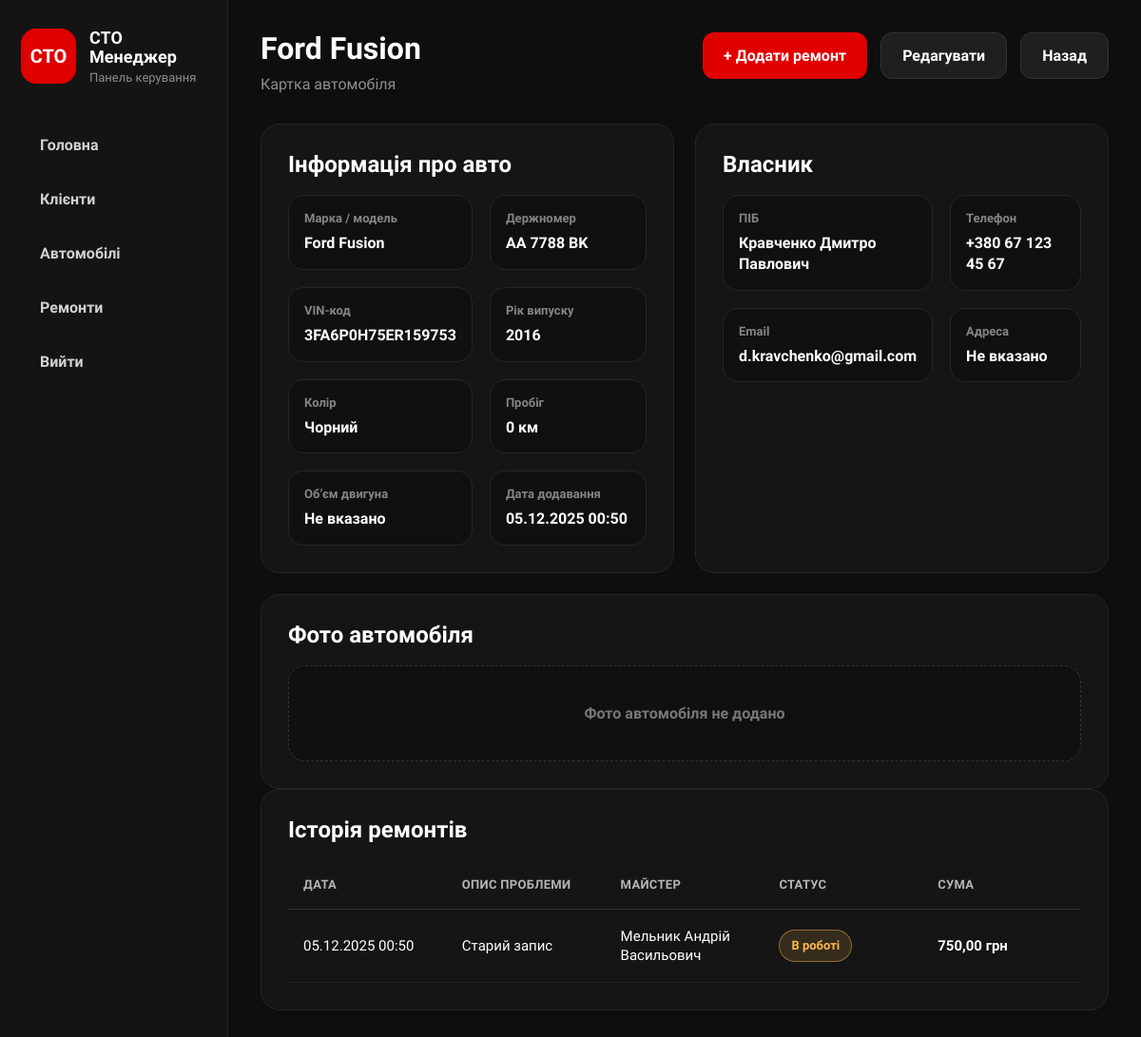
The page /cars/8/ on the database as committed earlier.
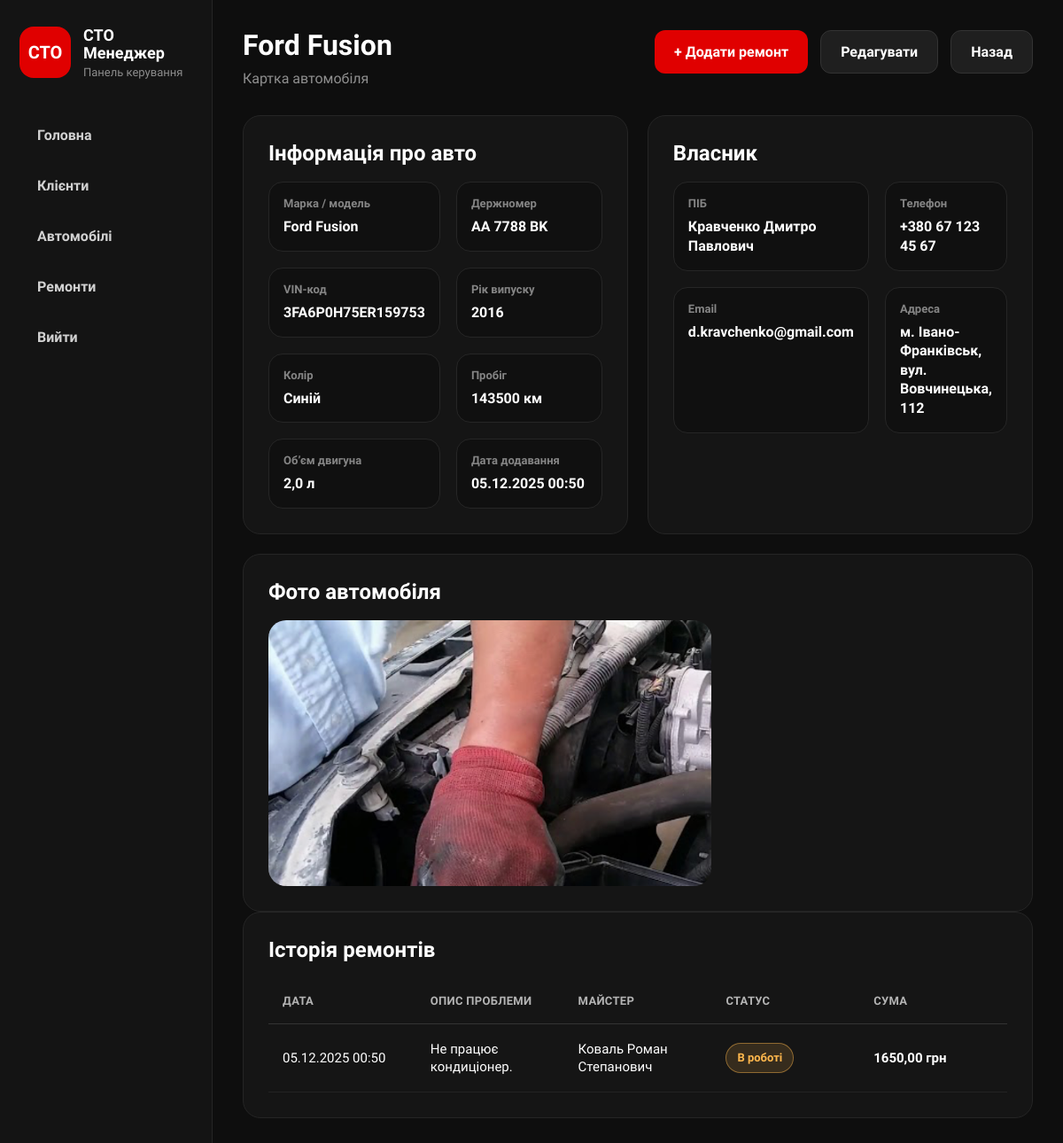
The same page on the database as committed later.
### cars/models.py (models this page shows, shortened)
class Car(models.Model):
    class Transmission(models.TextChoices):
        MANUAL = 'manual', 'Механічна'
        AUTOMATIC = 'automatic', 'Автоматична'
        ROBOT = 'robot', 'Роботизована'
        VARIATOR = 'variator', 'Варіатор'
    class FuelType(models.TextChoices):
        PETROL = 'petrol', 'Бензин'
        DIESEL = 'diesel', 'Дизель'
        ELECTRIC = 'electric', 'Електро'
        HYBRID = 'hybrid', 'Гібрид'
        GAS = 'gas', 'Газ'
    owner = models.ForeignKey(
        Client,
        on_delete=models.CASCADE,
        related_name='cars',
        verbose_name="Власник",
        null=True,
        blank=True
    )
    make = models.CharField(
        max_length=100,
        verbose_name="Марка"
    )
    model_name = models.CharField(
        max_length=100,
        verbose_name="Модель"
    )
    license_plate = models.CharField(
        max_length=20,
        blank=True,
        verbose_name="Держномер"
    )
    vin = models.CharField(
        max_length=17,
        unique=True,
        verbose_name="VIN-код",
        validators=[MinLengthValidator(17)]
    )
    owner_name = models.CharField(
        max_length=100,
        verbose_name="ПІБ власника",
        blank=True
    )
    year = models.PositiveIntegerField(
        verbose_name="Рік випуску",
        validators=[
            MinValueValidator(1900),
            MaxValueValidator(datetime.date.today().year + 1)
        ],
        help_text="Використовуйте формат: <YYYY>"
    )
    color = models.CharField(
        max_length=50,
        verbose_name="Колір"
    )
    transmission = models.CharField(
        max_length=20,
        choices=Transmission.choices,
        default=Transmission.AUTOMATIC,
        verbose_name="Коробка передач"
    )
    fuel_type = models.CharField(
        max_length=20,
        choices=FuelType.choices,
        default=FuelType.PETROL,
        verbose_name="Тип пального"
    )
    mileage = models.PositiveIntegerField(
        default=0,
        verbose_name="Пробіг (км)"
    )
    engine_volume = models.DecimalField(
        max_digits=4,
        decimal_places=1,
        blank=True,
        null=True,
        verbose_name="Об'єм двигуна (л)"
    )
    description = models.TextField(
        blank=True,
        verbose_name="Опис"
    )
    main_image = models.ImageField(
        upload_to='cars/%Y/%m/',
        blank=True,
        null=True,
        verbose_name="Фото"
    )
    is_published = models.BooleanField(
        default=True,
        verbose_name="Опубліковано"
    )
    created_at = models.DateTimeField(
        auto_now_add=True,
        verbose_name="Дата додавання"
    )
    updated_at = models.DateTimeField(
        auto_now=True,
        verbose_name="Дата оновлення"
    )
    class Meta:
        verbose_name = "Автомобіль"
        verbose_name_plural = "Автомобілі"
        ordering = ['-created_at']

### clients/models.py (models this page shows, shortened)
class Client(models.Model):
    full_name = models.CharField(max_length=150, verbose_name="ПІБ")
    phone = models.CharField(max_length=20, unique=True, verbose_name="Телефон")
    email = models.EmailField(blank=True, null=True, verbose_name="Email")
    address = models.CharField(max_length=255, blank=True, null=True, verbose_name="Адреса")
    notes = models.TextField(blank=True, null=True, verbose_name="Примітки")
    created_at = models.DateTimeField(auto_now_add=True)
    class Meta:
        verbose_name = "Клієнт"
        verbose_name_plural = "Клієнти"
        ordering = ['full_name']

### repairs/models.py (models this page shows, shortened)
class Repair(models.Model):
    class Status(models.TextChoices):
        NEW = 'new', 'Новий'
        IN_PROGRESS = 'in_progress', 'В роботі'
        AWAITING_PARTS = 'awaiting_parts', 'Очікує запчастини'
        COMPLETED = 'completed', 'Завершено'
        ISSUED = 'issued', 'Видано клієнту'
        CANCELLED = 'cancelled', 'Скасовано'
    car = models.ForeignKey(
        Car,
        on_delete=models.CASCADE,
        related_name='repairs',
        verbose_name="Автомобіль"
    )
    problem_description = models.TextField(
        verbose_name="Опис несправності"
    )
    work_description = models.TextField(
        blank=True,
        verbose_name="Виконані роботи"
    )
    status = models.CharField(
        max_length=20,
        choices=Status.choices,
        default=Status.NEW,
        verbose_name="Статус ремонту"
    )
    master = models.ForeignKey(
        Master,
        on_delete=models.SET_NULL,
        null=True,
        blank=True,
        related_name='repairs',
        verbose_name="Майстер"
    )
    start_date = models.DateTimeField(
        auto_now_add=True,
        verbose_name="Дата прийому"
    )
    planned_end_date = models.DateField(
        null=True,
        blank=True,
        verbose_name="Планова дата завершення"
    )
    end_date = models.DateTimeField(
        null=True,
        blank=True,
        verbose_name="Фактична дата завершення"
    )
    labor_cost = models.DecimalField(
        max_digits=10,
        decimal_places=2,
        default=0,
        validators=[MinValueValidator(0)],
        verbose_name="Вартість робіт"
    )
    parts_cost = models.DecimalField(
        max_digits=10,
        decimal_places=2,
        default=0,
        validators=[MinValueValidator(0)],
        verbose_name="Вартість запчастин"
    )
    notes = models.TextField(
        blank=True,
        verbose_name="Примітки"
    )
    created_at = models.DateTimeField(
        auto_now_add=True,
        verbose_name="Дата створення"
    )
    updated_at = models.DateTimeField(
        auto_now=True,
        verbose_name="Дата оновлення"
    )
    @property
    def total_cost(self):
        return self.labor_cost + self.parts_cost
    class Meta:
        verbose_name = "Ремонтне замовлення"
        verbose_name_plural = "Ремонтні замовлення"
        ordering = ['-created_at']

### masters/models.py (models this page shows, shortened)
class Master(models.Model):
    user = models.OneToOneField(
        User,
        on_delete=models.SET_NULL,
        null=True,
        blank=True,
        related_name='master_profile',
        verbose_name='Користувач'
    )
    full_name = models.CharField(
        max_length=100,
        verbose_name="ПІБ майстра"
    )
    phone = models.CharField(
        max_length=20,
        blank=True,
        verbose_name="Телефон"
    )
    specialization = models.CharField(
        max_length=100,
        blank=True,
        verbose_name="Спеціалізація"
    )
    is_active = models.BooleanField(
        default=True,
        verbose_name="Активний"
    )
    created_at = models.DateTimeField(
        auto_now_add=True,
        verbose_name="Дата додавання"
    )
    class Meta:
        verbose_name = "Майстер"
        verbose_name_plural = "Майстри"
        ordering = ['full_name']

### cars/views.py (the view)
# urls.py: path('<int:car_id>/', views.car_detail_view, name='car_detail'),
def car_detail_view(request, car_id):
    car = get_object_or_404(
        Car.objects.select_related('owner'),
        id=car_id
    )
    repairs = car.repairs.all().order_by('-created_at')
    return render(request, 'cars/car_detail.html', {
        'car': car,
        'repairs': repairs
    })

### cars/templates/cars/car_detail.html
{% extends 'base.html' %}
{% block content %}
<div class="page-header">
    <div>
        <h1>{{ car.make }} {{ car.model_name }}</h1>
        <p>Картка автомобіля</p>
    </div>
    <div class="hero-buttons">
        <a href="{% url 'add_repair_for_car' car.id %}" class="btn-primary">
            + Додати ремонт
        </a>
        <a href="{% url 'edit_car' car.id %}" class="btn-secondary">
            Редагувати
        </a>
        <a href="{% url 'car_list' %}" class="btn-secondary">
            Назад
        </a>
    </div>
</div>
<div class="detail-layout">
    <div class="detail-card">
        <h2>Інформація про авто</h2>
        <div class="detail-grid">
            <div class="detail-item">
                <span>Марка / модель</span>
                <strong>{{ car.make }} {{ car.model_name }}</strong>
            </div>
            <div class="detail-item">
                <span>Держномер</span>
                {% if car.license_plate %}
                    <strong>{{ car.license_plate }}</strong>
                {% else %}
                    <strong>Не вказано</strong>
                {% endif %}
            </div>
            <div class="detail-item">
                <span>VIN-код</span>
                <strong>{{ car.vin }}</strong>
            </div>
            <div class="detail-item">
                <span>Рік випуску</span>
                <strong>{{ car.year }}</strong>
            </div>
            <div class="detail-item">
                <span>Колір</span>
                <strong>{{ car.color }}</strong>
            </div>
            <div class="detail-item">
                <span>Пробіг</span>
                <strong>{{ car.mileage }} км</strong>
            </div>
            <div class="detail-item">
                <span>Обʼєм двигуна</span>
                {% if car.engine_volume %}
                    <strong>{{ car.engine_volume }} л</strong>
                {% else %}
                    <strong>Не вказано</strong>
                {% endif %}
            </div>
            <div class="detail-item">
                <span>Дата додавання</span>
                <strong>{{ car.created_at|date:"d.m.Y H:i" }}</strong>
            </div>
        </div>
    </div>
    <div class="detail-card">
        <h2>Власник</h2>
        <div class="detail-grid">
            <div class="detail-item">
                <span>ПІБ</span>
                {% if car.owner %}
                    <strong>{{ car.owner.full_name }}</strong>
                {% elif car.owner_name %}
                    <strong>{{ car.owner_name }}</strong>
                {% else %}
                    <strong>Не вказано</strong>
                {% endif %}
            </div>
            <div class="detail-item">
                <span>Телефон</span>
                {% if car.owner and car.owner.phone %}
                    <strong>{{ car.owner.phone }}</strong>
                {% else %}
                    <strong>Не вказано</strong>
                {% endif %}
            </div>
            <div class="detail-item">
                <span>Email</span>
                {% if car.owner and car.owner.email %}
                    <strong>{{ car.owner.email }}</strong>
                {% else %}
                    <strong>Не вказано</strong>
                {% endif %}
            </div>
            <div class="detail-item">
                <span>Адреса</span>
                {% if car.owner and car.owner.address %}
                    <strong>{{ car.owner.address }}</strong>
                {% else %}
                    <strong>Не вказано</strong>
                {% endif %}
            </div>
        </div>
    </div>
</div>
<div class="detail-card">
    <h2>Фото автомобіля</h2>
    {% if car.main_image %}
    <img
        src="{{ car.main_image.url }}"
        alt="{{ car.make }} {{ car.model_name }}"
        style="
            width: 500px;
            height: 300px;
            object-fit: cover;
            border-radius: 20px;
            display: block;
        "
    >
{% else %}
        <div class="empty-photo">
            Фото автомобіля не додано
        </div>
    {% endif %}
</div>
<div class="detail-card">
    <h2>Історія ремонтів</h2>
    <table class="dashboard-table">
        <thead>
            <tr>
                <th>Дата</th>
                <th>Опис проблеми</th>
                <th>Майстер</th>
                <th>Статус</th>
                <th>Сума</th>
            </tr>
        </thead>
        <tbody>
            {% for repair in repairs %}
            <tr>
                <td>
                    {{ repair.start_date|date:"d.m.Y H:i" }}
                </td>
                <td>
                    {{ repair.problem_description|truncatechars:60 }}
                </td>
                <td>
                    {% if repair.master %}
                        {{ repair.master.full_name }}
                    {% else %}
                        <span class="danger-text">
                            Не призначено
                        </span>
                    {% endif %}
                </td>
                <td>
                    <span class="status-badge status-{{ repair.status }}">
                        {{ repair.get_status_display }}
                    </span>
                </td>
                <td>
                    <strong>{{ repair.total_cost }} грн</strong>
                </td>
            </tr>
            {% empty %}
            <tr>
                <td colspan="5" class="empty-row">
                    Для цього автомобіля ще немає ремонтів
                </td>
            </tr>
            {% endfor %}
        </tbody>
    </table>
</div>
{% endblock %}

### templates/base.html (shortened to what this page needs)
{% load static %}
<!DOCTYPE html>
<html lang="uk">
<head>
    <link rel="stylesheet" href="{% static 'css/style.css' %}">
</head>
<body>
<div class="app-layout">
    <aside class="sidebar">
        <div class="sidebar-logo">
            <div class="logo-box">СТО</div>
            <div>
                <div class="logo-title">СТО Менеджер</div>
                <div class="logo-subtitle">Панель керування</div>
            </div>
        </div>
        <nav class="sidebar-nav">
            <a href="{% url 'home' %}" class="sidebar-link {% if request.resolver_match.url_name == 'home' %}active{% endif %}">
                Головна
            </a>
            {% if not is_master or is_admin or is_manager %}
                <a href="{% url 'client_list' %}" class="sidebar-link {% if request.resolver_match.url_name == 'client_list' %}active{% endif %}">
                    Клієнти
                </a>
                <a href="{% url 'car_list' %}" class="sidebar-link {% if request.resolver_match.url_name == 'car_list' %}active{% endif %}">
                    Автомобілі
                </a>
            {% endif %}
            <a href="{% url 'repair_list' %}" class="sidebar-link {% if request.resolver_match.url_name == 'repair_list' %}active{% endif %}">
                Ремонти
            </a>
            <a href="{% url 'logout' %}" class="sidebar-link">
                Вийти
            </a>
        </nav>
    </aside>
    <main class="workspace">
        {% block content %}
        {% endblock %}
    </main>
</div>
</body>
</html>

Rows that differ between the two databases and show on the page:
changed Car "Ford": color "Чорний" → "Синій"; mileage "0" → "143500"; engine_volume (not shown) → "2,0"; owner.address (not shown) → "м. Івано-Франківськ, вул. Вовчинецька, 112"; main_image: picture added
changed Repair "В роботі": problem_description "Старий запис" → "Не працює кондиціонер."; master.full_name "Мельник Андрій Васильович" → "Коваль Роман Степанович"; total_cost "750,00" → "1650,00"
Other text that changed with them:
text no longer shown: "Не вказано Не вказано Фото автомобіля не додано"
text now shown: "л"
